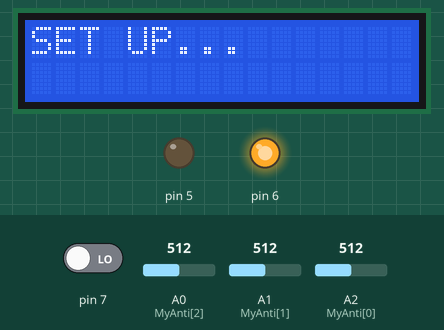
A sketch run on a simulated Arduino Uno, built with avr-gcc and run on an emulated ATmega328P. Shown: 16×2 character LCD, output pins drawn as LEDs (lit = HIGH). Inputs (shaded band) come from the test bench; at power-on: pin 7 LOW, A0 (MyAnti[2]) = 512, A1 (MyAnti[1]) = 512, A2 (MyAnti[0]) = 512. The modem accepts every AT command (registered, SIM ready, sends succeed) and sends nothing else; what the sketch prints to the serial monitor is not drawn.

Above: at 1.1 s.
At 7.6 s:
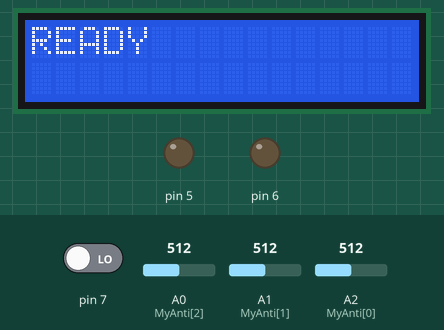
7.7 s: pin 7 driven HIGH
At 9.0 s:
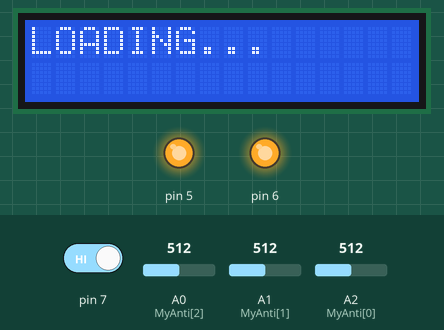
At 18.4 s:
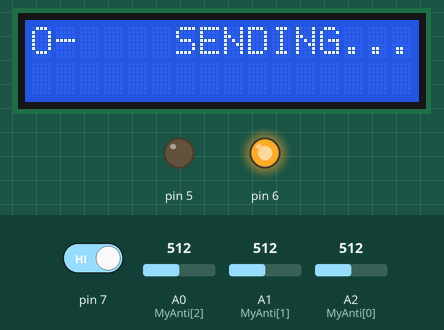
Timing chart, 0 to 21.1 s (numbered marks = the images above; inputs shaded):
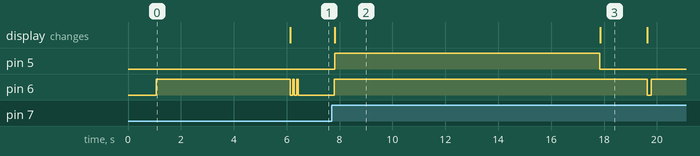

Measured:
- after the input at 7.7 s, pin 5: LOW → HIGH after 0.11 s, → LOW 10.0 s later; pin 6: LOW → HIGH after 0.10 s, → LOW 11.8 s later, → HIGH 0.15 s later; the display: changes after 0.11 s (image 2)
- by itself, pin 6: alternates HIGH for 0.05 s and LOW for 0.10 s, 5 changes in all, then stays LOW
- what the display in image 2 shows lasts 10.1 s, from 7.8 s to 17.9 s

The sketch:

arduino-code.ino
```cpp
#include <SoftwareSerial.h>
  SoftwareSerial esp(2,3);  // RX, TX

#include <Wire.h>
#include <LiquidCrystal_I2C.h>
  //https://github.com/fdebrabander/Arduino-LiquidCrystal-I2C-library
  LiquidCrystal_I2C lcd = LiquidCrystal_I2C (0x27,16,2);

#define LED_ON  digitalWrite(5,HIGH)
#define LED_OFF digitalWrite(5,LOW)

#define BUZZ_ON  digitalWrite(6,LOW)
#define BUZZ_OFF digitalWrite(6,HIGH)

#define BUTTON digitalRead(7)

const uint8_t MyAnti[3] = {A2, A1, A0};  // Anti A, Anti B, Anti D
const int Anti[3] = {950, 950, 950};  // Anti A, Anti B, Anti D
const int N = 100;

String ssid = "yourNetwork";
String password = "secretPassword";

String server = "yourServer.com";
String path = "/collecting.php";

//////////////////////////////////////////////////////////////////////////

void setup() {
  inisialisasi();
  esp_reset();

  lcd.clear();
  lcd.print("READY");
  Buzzer(2,100);
}

void loop() {
  if (Button()){
    fungsi_utama();
    delay(3000);
    lcd.setCursor(0,1);
    lcd.print("READY");
    Buzzer(2,100);
  }
}

//////////////////////////////////////////////////////////////////////////

void fungsi_utama() {
  int value[100];
  boolean sensor[3];
  String result[2];

  lcd.clear();
  lcd.print("LOADING...");

  LED_ON;
  delay(4000);

  for (int s = 0; s < 3; s++){
    for (int a = 0; a < N; a++){
      value[a] = analogRead(MyAnti[s]);
      delay(20);
    }
    sensor[s] = kalkulasi(value,s) >= 50 ? true : false ;
  }

  LED_OFF;

  if (   sensor[0] && ! sensor[1]) result[0] = "A";  else
  if ( ! sensor[0] &&   sensor[1]) result[0] = "B";  else
  if (   sensor[0] &&   sensor[1]) result[0] = "AB"; else
  if ( ! sensor[0] && ! sensor[1]) result[0] = "O";

  result[1] = sensor[2] ? "POSITIF" : "NEGATIF";

  lcd.clear();
  lcd.setCursor(0,0);
  lcd.print(String(result[0]) + String(result[1] == "POSITIF" ? "+" : "-"));
  Serial.println("\nDarah  : " + result[0] + String(result[1] == "POSITIF" ? "+" : "-") + "\n\n");

  lcd.setCursor(6,0);
  lcd.print("SENDING... ");
  httppost(result);
}

int kalkulasi(int value[100], int n) {
  char x[3] = "ABD";
  int result = 0;
  for (int s = 0; s < N; s++){
    if (value[s] >= Anti[n]) result++;
  }

  result = result/N*100;
  Serial.println("Anti " + String(x[n]) + " : " + String(result) + "%");
  return result;
}


void inisialisasi() {
  lcd.begin();
  lcd.backlight();
  lcd.clear();
  lcd.print("SET UP...");
  delay(1000);

  esp.begin(9600);
  Serial.begin(9600);
  Serial.println("\nSTART\n");

  LED_OFF;
  BUZZ_OFF;

  pinMode(A0,INPUT);
  pinMode(A1,INPUT);
  pinMode(A2,INPUT);
  pinMode(5,OUTPUT);
  pinMode(6,OUTPUT);
  pinMode(7,INPUT);
}

boolean Button() {
  if (!BUTTON){
    while (!BUTTON) BUZZ_ON;
    delay(100);
    BUZZ_OFF;
    return true;
  }
  return false;
}

void Buzzer(int num, int del) {
  for (int s = 0; s < num; s++){
    BUZZ_ON;  delay(del);
    BUZZ_OFF; delay(50);
  }
}


void esp_reset() {
  esp.println("AT+RST");
  delay(1000);
  if (esp.find("OK")){
    Serial.println("Module: Reset");
    connectWifi();
  }
}

void connectWifi() {
  String cmd = "AT+CWJAP=\"" + ssid + "\",\"" + password + "\"";
  esp.println(cmd);
  delay(4000);
  if (esp.find("OK")) {
    Serial.println("WiFi: Connected!\n");
  } else {
    Serial.print(".");
    connectWifi();
  }
}

void httppost (String value[2]) {
  String content = "from=arduino&direct=yes&groups=" + value[0] + "&rhesus=" + value[1];

  esp.println("AT+CIPSTART=\"TCP\",\"" + server + "\",80");

  if (esp.find("OK")) Serial.println("TCP connection ready\n");
  delay(1000);

  String postRequest =
    "POST " + path + " HTTP/1.0\r\n" +
    "Host: " + server + "\r\n" +
    "Accept: *" + "/" + "*\r\n" +
    "Content-Length: " + content.length() + "\r\n" +
    "Content-Type: application/x-www-form-urlencoded\r\n" +
    "\r\n" + content;

  //Serial.println("Post Request:\n\n" + postRequest + "\n");
  esp.println("AT+CIPSEND=" + String(postRequest.length()));
  delay(500);

  if (esp.find(">")){
    Serial.print("Sending...");
    esp.print(postRequest);

    if (esp.find("SEND OK")){
      esp.println("AT+CIPCLOSE");

      Serial.println(" > Packet sent!\n\n");
      lcd.setCursor(6,0);
      lcd.print("DATA SENT! ");
      Buzzer(1,150);
    }

  }
}
```
